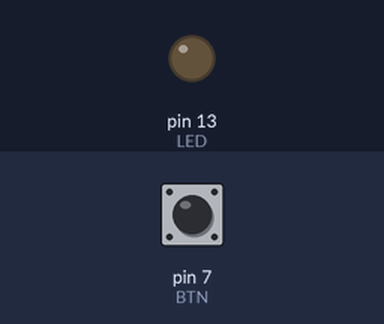
Bench run of a sketch on a simulated Arduino Uno, built with avr-gcc and run on an emulated ATmega328P. On the bench: output pins drawn as LEDs (lit = HIGH). The inputs (shaded band) are chosen by the test bench; at power-on: pin 7 (BTN) LOW.

Above: at 1.2 s.
1.3 s: pin 7 (BTN) pulled HIGH for 0.15 s
At 2.3 s:
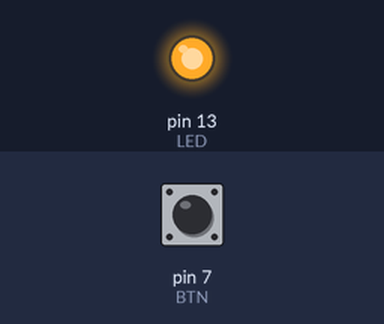
2.9 s: pin 7 (BTN) pulled HIGH for 1 s
At 3.5 s:
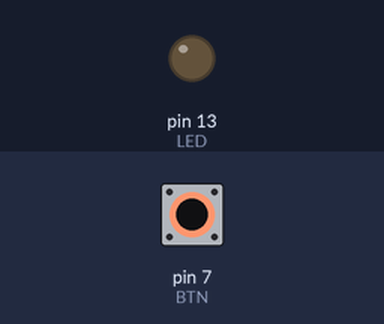
5.4 s: pin 7 (BTN) pulled HIGH for 3.2 s
At 6.6 s:
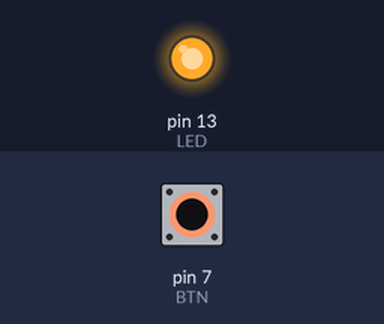
Timing chart, 0 to 8.4 s (numbered marks = the images above; inputs shaded):
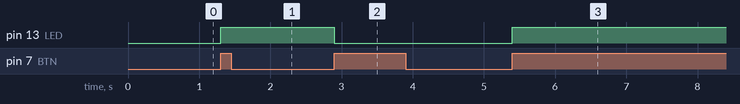

Measured:
- after the input at 1.3 s, pin 13 (LED): LOW → HIGH at once
- after the input at 2.9 s, pin 13 (LED): HIGH → LOW at once
- after the input at 5.4 s, pin 13 (LED): LOW → HIGH at once

The sketch:

LED_with_pushbutton.ino
```cpp
const int LED = 13; // LED at 13
const int BTN = 7; // Button at 7

int val = 0; // Store state of input pin

int old_val = 0; // Store old state of input pin

int state = 0; // 0 when LED off, 1 when LED on

void setup() {

pinMode(LED, OUTPUT);
pinMode(BTN, INPUT);

}

void loop() {

val = digitalRead(BTN);

if ((val == HIGH) && (old_val == LOW)) {
  state = 1 - state;
  }

if((val == LOW) && (old_val == HIGH)){
  delay(10);
  }

old_val = val;

if (state == 1){
  digitalWrite(LED, HIGH);
  } else {
  digitalWrite(LED, LOW);
  }
}
```
